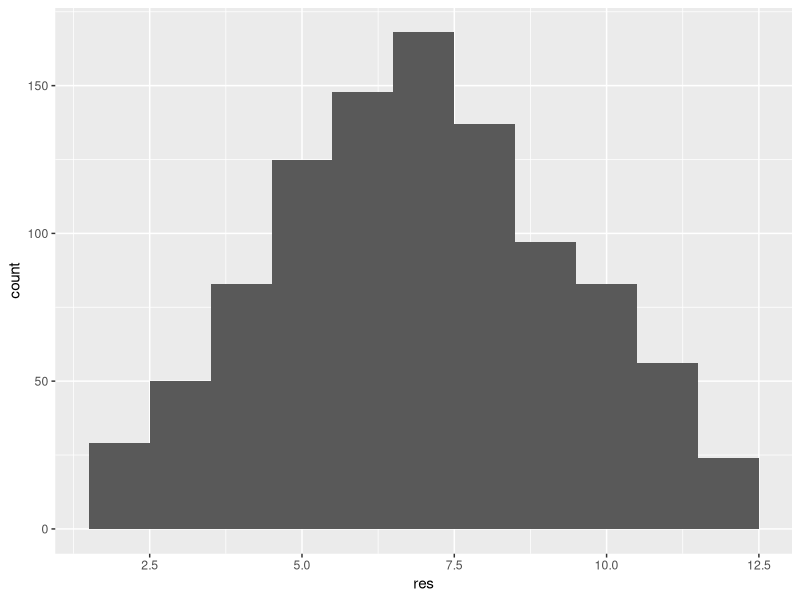

R code for this plot:
## ---- chunk 1
library(tidyverse)

## ---- chunk 2
roll_one_die <- function(x) {
  sample(x = 1:6, size = 1, replace = TRUE)
}

roll_two_dice <- function(x) {
   roll_one_die() + roll_one_die()
}


results <- tibble(res = map_int(rep(1,1000), ~roll_two_dice()))

ggplot(results, aes(x = res)) + geom_histogram(binwidth = 1)
